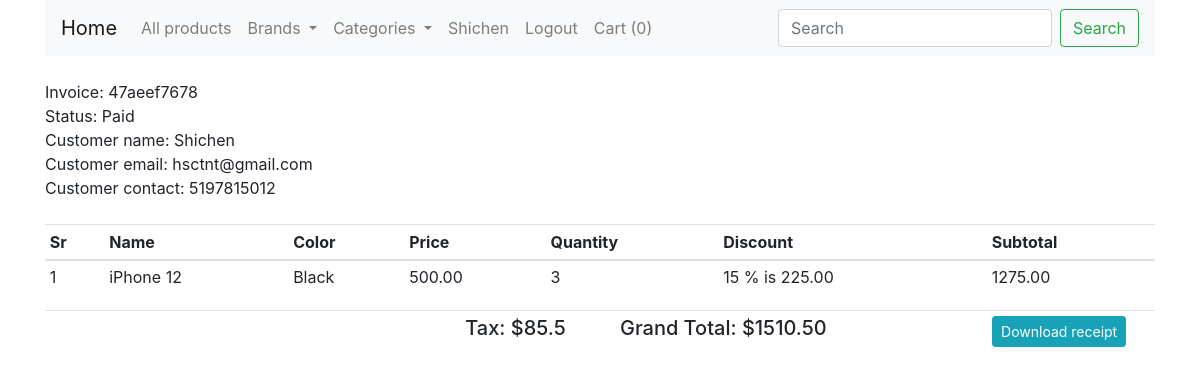
The app's page /orders/47aeef7678 (signed in) with its own data.
### shop/customers/model.py (models this page shows, shortened)
class Customer(db.Model, UserMixin):
    id = db.Column(db.Integer, primary_key=True)
    name = db.Column(db.String(50), unique=False)
    username = db.Column(db.String(50), unique=True)
    email = db.Column(db.String(50), unique=True)
    password = db.Column(db.String(50), unique=False)
    country = db.Column(db.String(50), unique=False)
    state = db.Column(db.String(50), unique=False)
    city = db.Column(db.String(50), unique=False)
    contact = db.Column(db.String(50), unique=False)
    address = db.Column(db.String(50), unique=False)
    zipcode = db.Column(db.String(50), unique=False)
    profile = db.Column(db.String(200), unique=False, default='profile.jpg')
    date_created = db.Column(
        db.DateTime, nullable=False, default=datetime.utcnow)

class CustomerOrder(db.Model):
    id = db.Column(db.Integer, primary_key=True)
    invoice = db.Column(db.String(20), unique=True, nullable=False)
    status = db.Column(db.String(20), default='Pending', nullable=False)
    customer_id = db.Column(db.Integer, unique=False, nullable=False)
    date_create = db.Column(
        db.DateTime, default=datetime.utcnow, nullable=False)
    purchased_items = db.Column(JsonEncodedDict)

### shop/customers/routes.py (the view)
@app.route('/orders/<invoice>')
@login_required
def order_status(invoice):
    if current_user.is_authenticated:
        grandTotal = 0
        subTotal = 0
        customer_id = current_user.id
        customer = Customer.query.filter_by(id=customer_id).first()
        order = CustomerOrder.query.filter_by(
            invoice=invoice).first()
        for _key, product in order.purchased_items.items():
            discount = (product['discount']/100) * float(product['price'])
            subTotal += float(product['price']) * int(product['quantity'])
            subTotal -= discount
        tax = float("%.2f" % (0.06 * float(subTotal)))
        grandTotal = str("%.2f" % float(subTotal + tax))
        return render_template(
            'customer/order.html',
            invoice=invoice,
            tax=tax,
            subTotal=subTotal,
            grandTotal=grandTotal,
            customer=customer,
            order=order
        )
    else:
        return redirect(url_for('customer_login'))

### shop/customers/model.py (called while the page is built)
@login_manager.user_loader
def user_loader(user_id):
    return Customer.query.get(user_id)

    def process_result_value(self, value, dialect):
        if value is None:
            return {}
        else:
            return json.loads(value)

### shop/templates/customer/order.html (shortened to what this page needs)
{% extends "layout.html" %}
{% block content %}
{% include 'navbar.html' %}
<div class="container mt-4">
    <div class="row">
        <div class="col-md-12">
            Invoice: {{order.invoice}}
            <br>
            Status: {{order.status}}
            <br>
            Customer name: {{customer.name}}
            <br>
            Customer email: {{customer.email}}
            <br>
            Customer contact: {{customer.contact}}
            <br>
            <br>
            <table class="table table-sm">
                <thead>
                    <th>Sr</th>
                    <th>Name</th>
                    <th>Color</th>
                    <th>Price</th>
                    <th>Quantity</th>
                    <th>Discount</th>
                    <th>Subtotal</th>
                </thead>
                <tbody>
                    {% for key, product in order.purchased_items.items() %}
                    {% set discount = "%0.2f" | format((product.discount/100) * product.price|float *
                    product.quantity|int) %}
                    <tr>
                        <td>{{loop.index}}</td>
                        <td>{{product.name}}</td>
                        <form action="{{url_for('update_cart', code=key)}}" method="post">
                            <td>{{product.color|capitalize}}</td>
                            <td>{{product.price}}</td>
                            <td>
                                {{product.quantity}}
                            </td>
                            {% if product.discount > 0 %}
                            <td>{{product.discount}} % is {{discount}}</td>
                            {% else %}
                            <td></td>
                            {% endif %}
                            {% set subtotal = product.quantity|int * product.price|float %}
                            <td>{{"%0.2f"|format((subtotal|float)-discount|float)}}</td>
                        </form>
                    </tr>
                    {% endfor %}
                </tbody>
            </table>
            <table class="table table-sm">
                <tbody>
                    <tr>
                        <td></td>
                        <td>
                        </td>
                        <td width="35%"></td>
                        <td colspan="3">
                            <h5>Tax: ${{tax}}</h5>
                        </td>
                        <td colspan="3">
                            <h5>Grand Total: ${{grandTotal}}</h5>
                        </td>
                        <td>
                            {% if order.status == 'Paid' %}
                            <form action="{{url_for('generate_invoice_pdf', invoice=order.invoice)}}" method="POST">
                                <button type="submit" class="mr-4 btn btn-sm btn-info float-right">
                                    Download receipt
                                </button>
                            </form>
                            {% endif %}
                        </td>
                    </tr>
                </tbody>
            </table>
        </div>
    </div>
</div>
{% endblock content %}

### shop/templates/navbar.html (shortened to what this page needs)
<div class="container">
    <nav class="navbar navbar-expand-lg navbar-light bg-light">
        <a class="navbar-brand" href="/">Home</a>
        <div class="collapse navbar-collapse" id="navbarSupportedContent">
            <ul class="navbar-nav mr-auto">
                <li class="nav-item">
                    <a class="nav-link" href="/">All products</a>
                </li>
                <li class="nav-item dropdown">
                    <a class="nav-link dropdown-toggle" href="#" id="navbarDropdown" role="button"
                        data-toggle="dropdown" aria-haspopup="true" aria-expanded="false">
                        Brands
                    </a>
                </li>
                <li class="nav-item dropdown">
                    <a class="nav-link dropdown-toggle" href="#" id="navbarDropdown" role="button"
                        data-toggle="dropdown" aria-haspopup="true" aria-expanded="false">
                        Categories
                    </a>
                </li>
                {% if current_user.is_authenticated %}
                <li class="nav-item">
                    <a href="#" class="nav-link">
                        {{current_user.name}}
                    </a>
                </li>
                <li class="nav-item">
                    <a href="{{url_for('customer_logout')}}" class="nav-link">
                        Logout
                    </a>
                </li>
                {% endif %}
                <li class="nav-item">
                    <a class="nav-link" href="{{url_for('get_cart')}}">Cart
                        ({{session['Shoppingcart']|length}})</a>
                </li>
            </ul>
            <form class="form-inline my-2 my-lg-0">
                <input class="form-control mr-sm-2" type="search" placeholder="Search" aria-label="Search">
                <button class="btn btn-outline-success my-2 my-sm-0" type="submit">Search</button>
            </form>
        </div>
    </nav>
</div>

### records on screen
Customer: name "Shichen", email "hsctnt@gmail.com", contact "5197815012"
CustomerOrder: invoice "47aeef7678", status "Paid"

### other values on screen
{{ session['Shoppingcart']|length }} "0"
{{ product.name }} "iPhone 12"
{{ product.color|capitalize }} "Black"
{{ product.price }} "500.00"
{{ product.quantity }} "3"
{{ product.discount }} "15"
{{ discount }} "225.00"
{{ "%0.2f"|format((subtotal|float)-discount|float) }} "1275.00"
{{ tax }} "85.5"
{{ grandTotal }} "1510.50"
